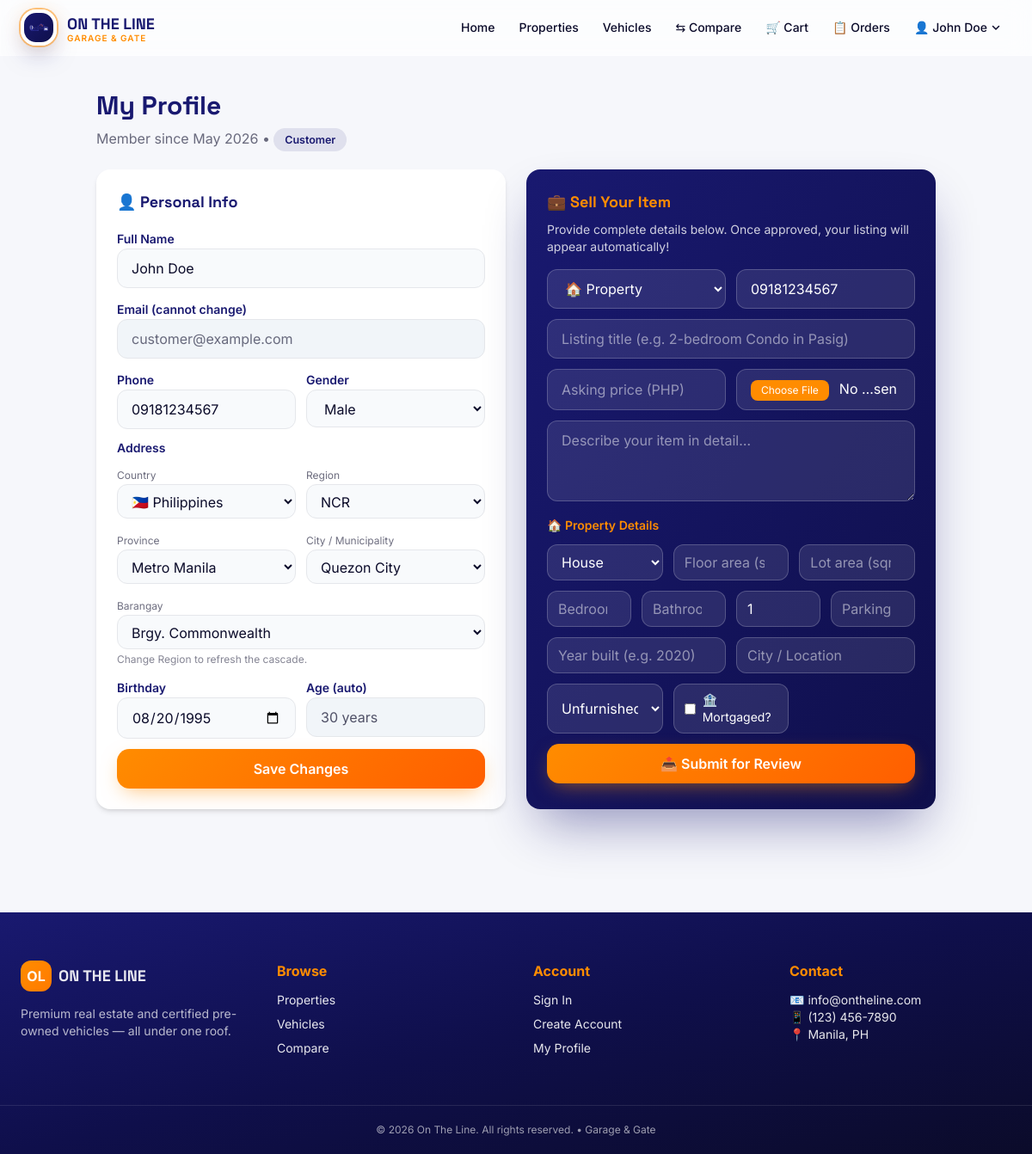
The app's page /profile.php (signed in) with its own data.
### tables this page shows
CREATE TABLE users (
    id INT AUTO_INCREMENT PRIMARY KEY,
    full_name VARCHAR(100) NOT NULL,
    email VARCHAR(100) UNIQUE NOT NULL,
    password_hash VARCHAR(255) NOT NULL,
    phone VARCHAR(11) DEFAULT NULL,
    address_barangay VARCHAR(150) DEFAULT NULL,
    address_city     VARCHAR(150) DEFAULT NULL,
    address_province VARCHAR(150) DEFAULT NULL,
    address_region   VARCHAR(150) DEFAULT NULL,
    address_country  VARCHAR(50)  DEFAULT 'Philippines',
    birthday DATE DEFAULT NULL,
    age INT GENERATED ALWAYS AS (
        CASE WHEN birthday IS NULL THEN NULL
        ELSE TIMESTAMPDIFF(YEAR, birthday, CURDATE())
             - IF(DATE_FORMAT(CURDATE(), '%m%d') < DATE_FORMAT(birthday, '%m%d'), 1, 0)
        END
    ) VIRTUAL,
    gender ENUM('male','female','other','prefer_not_to_say') DEFAULT 'prefer_not_to_say',
    role ENUM('customer','administrator') DEFAULT 'customer',
    created_at TIMESTAMP DEFAULT CURRENT_TIMESTAMP,
    INDEX idx_email (email),
    INDEX idx_role (role)
);

### db.php (called while the page is built, shortened)
<?php
function db(): PDO {
    static $pdo = null;
    if ($pdo !== null) return $pdo;
    $dsn = sprintf('mysql:host=%s;dbname=%s;charset=%s', DB_HOST, DB_NAME, DB_CHARSET);
    try {
        $pdo = new PDO($dsn, DB_USER, DB_PASS, [
            PDO::ATTR_ERRMODE            => PDO::ERRMODE_EXCEPTION,
            PDO::ATTR_DEFAULT_FETCH_MODE => PDO::FETCH_ASSOC,
            PDO::ATTR_EMULATE_PREPARES   => false,
        ]);
    } catch (PDOException $e) {
        error_log('DB connect error: ' . $e->getMessage());
        http_response_code(500);
        die('Service temporarily unavailable.');
    }
    return $pdo;
}

### includes/functions.php (called while the page is built, shortened)
<?php
require_once __DIR__ . '/../db.php';
function e(?string $s): string { return htmlspecialchars((string)$s, ENT_QUOTES, 'UTF-8'); }

### profile.php (the view, shortened to what this page needs)
<?php
require_once __DIR__ . '/includes/functions.php';
$uid = currentUserId();
$stmt = db()->prepare("SELECT id, full_name, email, phone, address_barangay, address_city, address_province, address_region, address_country, birthday, age, gender, role, created_at FROM users WHERE id=?");
$stmt->execute([$uid]);
$user = $stmt->fetch();
include __DIR__ . '/includes/header.php';
?>
<div class="max-w-5xl mx-auto px-6 py-10">
  <h1 class="font-display text-3xl font-bold text-navy mb-2">My Profile</h1>
  <p class="text-ink/60 mb-6">Member since <?= date('F Y', strtotime($user['created_at'])) ?> • <span class="chip bg-navy/10 text-navy"><?= ucfirst($user['role']) ?></span></p>
  <div class="grid lg:grid-cols-2 gap-6">
    <div class="bg-white rounded-2xl shadow-md p-6">
      <h2 class="font-display font-bold text-navy text-lg mb-4">👤 Personal Info</h2>
      <form method="POST" class="space-y-3">
        <div>
          <label class="text-sm font-semibold text-navy">Full Name</label>
          <input name="full_name" value="<?= e($user['full_name']) ?>" required class="w-full bg-slate-50 border rounded-xl px-4 py-2.5 focus:ring-2 focus:ring-orange focus:outline-none">
        </div>
        <div>
          <label class="text-sm font-semibold text-navy">Email (cannot change)</label>
          <input value="<?= e($user['email']) ?>" disabled class="w-full bg-slate-100 border rounded-xl px-4 py-2.5 text-ink/60">
        </div>
        <div class="grid grid-cols-2 gap-3">
          <div>
            <label class="text-sm font-semibold text-navy">Phone</label>
            <input id="phoneInput" name="phone" inputmode="numeric" maxlength="11" pattern="09\d{9}" value="<?= e($user['phone']) ?>" placeholder="09171234567" class="w-full bg-slate-50 border rounded-xl px-4 py-2.5 focus:ring-2 focus:ring-orange focus:outline-none">
          </div>
          <div>
            <label class="text-sm font-semibold text-navy">Gender</label>
            <select name="gender" class="w-full bg-slate-50 border rounded-xl px-4 py-2.5 focus:ring-2 focus:ring-orange focus:outline-none">
              <?php foreach (['prefer_not_to_say'=>'Prefer not to say','male'=>'Male','female'=>'Female','other'=>'Other'] as $k=>$v): ?>
                <option value="<?= $k ?>" <?= $user['gender']===$k?'selected':'' ?>><?= $v ?></option>
              <?php endforeach; ?>
            </select>
          </div>
        </div>
        <div class="mt-2">
          <div class="text-sm font-semibold text-navy mb-2">Address</div>
          <div class="grid grid-cols-2 gap-3">
            <div>
              <label class="text-xs text-ink/60">Country</label>
              <select name="address_country" id="addrCountry" class="w-full bg-slate-50 border rounded-xl px-3 py-2 focus:ring-2 focus:ring-orange focus:outline-none">
                <option value="Philippines" <?= ($user['address_country']??'Philippines')==='Philippines'?'selected':'' ?>>🇵🇭 Philippines</option>
              </select>
            </div>
            <div>
              <label class="text-xs text-ink/60">Region</label>
              <select name="address_region" id="addrRegion" class="w-full bg-slate-50 border rounded-xl px-3 py-2 focus:ring-2 focus:ring-orange focus:outline-none">
                <option value="<?= e($user['address_region']) ?>"><?= e($user['address_region'] ?: 'Loading…') ?></option>
              </select>
            </div>
            <div>
              <label class="text-xs text-ink/60">Province</label>
              <select name="address_province" id="addrProvince" class="w-full bg-slate-50 border rounded-xl px-3 py-2 focus:ring-2 focus:ring-orange focus:outline-none">
                <option value="<?= e($user['address_province']) ?>"><?= e($user['address_province'] ?: '—') ?></option>
              </select>
            </div>
            <div>
              <label class="text-xs text-ink/60">City / Municipality</label>
              <select name="address_city" id="addrCity" class="w-full bg-slate-50 border rounded-xl px-3 py-2 focus:ring-2 focus:ring-orange focus:outline-none">
                <option value="<?= e($user['address_city']) ?>"><?= e($user['address_city'] ?: '—') ?></option>
              </select>
            </div>
            <div class="col-span-2">
              <label class="text-xs text-ink/60">Barangay</label>
              <select name="address_barangay" id="addrBrgy" class="w-full bg-slate-50 border rounded-xl px-3 py-2 focus:ring-2 focus:ring-orange focus:outline-none">
                <option value="<?= e($user['address_barangay']) ?>"><?= e($user['address_barangay'] ?: '—') ?></option>
              </select>
            </div>
          </div>
          <p class="text-xs text-ink/50 mt-1">Change Region to refresh the cascade.</p>
        </div>
        <div class="grid grid-cols-2 gap-3">
          <div>
            <label class="text-sm font-semibold text-navy">Birthday</label>
            <input type="date" id="bday2" name="birthday" value="<?= e($user['birthday']) ?>" max="<?= date('Y-m-d') ?>" class="w-full bg-slate-50 border rounded-xl px-4 py-2.5 focus:ring-2 focus:ring-orange focus:outline-none">
          </div>
          <div>
            <label class="text-sm font-semibold text-navy">Age (auto)</label>
            <input id="age2" readonly value="<?= $user['age'] ? e($user['age']).' years' : '—' ?>" class="w-full bg-slate-100 border rounded-xl px-4 py-2.5 text-ink/70">
          </div>
        </div>
        <button class="btn btn-primary w-full justify-center mt-3">Save Changes</button>
      </form>
    </div>
    <div id="sell" class="bg-gradient-to-br from-navy to-navy2 text-white rounded-2xl shadow-deep p-6">
      <h2 class="font-display font-bold text-orange text-lg mb-2">💼 Sell Your Item</h2>
      <p class="text-white/80 text-sm mb-4">Provide complete details below. Once approved, your listing will appear automatically!</p>
      <form method="POST" enctype="multipart/form-data" class="space-y-3" id="sellForm">
        <div class="grid grid-cols-2 gap-3">
          <select name="item_type" id="sellType" required onchange="toggleSellFields()" class="bg-white/10 border border-white/20 rounded-xl px-4 py-2.5 text-white focus:outline-none focus:ring-2 focus:ring-orange">
            <option value="property" class="text-navy">🏠 Property</option>
          </select>
          <input name="contact_phone" placeholder="Contact # (e.g. 09171234567)" maxlength="11" value="<?= e($user['phone']) ?>" class="bg-white/10 border border-white/20 rounded-xl px-4 py-2.5 text-white placeholder-white/50 focus:outline-none focus:ring-2 focus:ring-orange">
        </div>
        <input name="title" required placeholder="Listing title (e.g. 2-bedroom Condo in Pasig)" class="w-full bg-white/10 border border-white/20 rounded-xl px-4 py-2.5 text-white placeholder-white/50 focus:outline-none focus:ring-2 focus:ring-orange">
        <div class="grid grid-cols-2 gap-3">
          <input type="number" step="0.01" name="asking_price" required placeholder="Asking price (PHP)" class="bg-white/10 border border-white/20 rounded-xl px-4 py-2.5 text-white placeholder-white/50 focus:outline-none focus:ring-2 focus:ring-orange">
          <input type="file" name="inquiry_image" accept="image/jpeg,image/png,image/webp" class="bg-white/10 border border-white/20 rounded-xl px-4 py-2.5 text-white file:mr-3 file:py-1 file:px-3 file:rounded-lg file:border-0 file:bg-orange file:text-white file:text-xs focus:outline-none focus:ring-2 focus:ring-orange">
        </div>
        <textarea name="description" rows="3" placeholder="Describe your item in detail…" class="w-full bg-white/10 border border-white/20 rounded-xl px-4 py-2.5 text-white placeholder-white/50 focus:outline-none focus:ring-2 focus:ring-orange"></textarea>
        <div id="propertyFields" class="space-y-3">
          <div class="text-sm font-semibold text-orange mt-2">🏠 Property Details</div>
          <div class="grid grid-cols-3 gap-3">
            <select name="property_type" class="bg-white/10 border border-white/20 rounded-xl px-3 py-2 text-white focus:outline-none focus:ring-2 focus:ring-orange">
              <option value="house" class="text-navy">House</option>
            </select>
            <input type="number" step="0.01" name="square_meters" placeholder="Floor area (sqm)" class="bg-white/10 border border-white/20 rounded-xl px-3 py-2 text-white placeholder-white/50 focus:outline-none focus:ring-2 focus:ring-orange">
            <input type="number" step="0.01" name="lot_area" placeholder="Lot area (sqm)" class="bg-white/10 border border-white/20 rounded-xl px-3 py-2 text-white placeholder-white/50 focus:outline-none focus:ring-2 focus:ring-orange">
          </div>
          <div class="grid grid-cols-4 gap-3">
            <input type="number" name="bedrooms" placeholder="Bedrooms" class="bg-white/10 border border-white/20 rounded-xl px-3 py-2 text-white placeholder-white/50 focus:outline-none focus:ring-2 focus:ring-orange">
            <input type="number" name="bathrooms" placeholder="Bathrooms" class="bg-white/10 border border-white/20 rounded-xl px-3 py-2 text-white placeholder-white/50 focus:outline-none focus:ring-2 focus:ring-orange">
            <input type="number" name="floors" placeholder="Floors" value="1" class="bg-white/10 border border-white/20 rounded-xl px-3 py-2 text-white placeholder-white/50 focus:outline-none focus:ring-2 focus:ring-orange">
            <input type="number" name="parking_slots" placeholder="Parking slots" class="bg-white/10 border border-white/20 rounded-xl px-3 py-2 text-white placeholder-white/50 focus:outline-none focus:ring-2 focus:ring-orange">
          </div>
          <div class="grid grid-cols-2 gap-3">
            <input type="number" name="year_built" placeholder="Year built (e.g. 2020)" class="bg-white/10 border border-white/20 rounded-xl px-3 py-2 text-white placeholder-white/50 focus:outline-none focus:ring-2 focus:ring-orange">
            <input name="location" placeholder="City / Location" class="bg-white/10 border border-white/20 rounded-xl px-3 py-2 text-white placeholder-white/50 focus:outline-none focus:ring-2 focus:ring-orange">
          </div>
          <div class="grid grid-cols-3 gap-3">
            <select name="furnishing" class="bg-white/10 border border-white/20 rounded-xl px-3 py-2 text-white focus:outline-none focus:ring-2 focus:ring-orange">
              <option value="unfurnished" class="text-navy">Unfurnished</option>
            </select>
            <label class="flex items-center gap-2 text-sm bg-white/10 border border-white/20 rounded-xl px-3 py-2">
              <input type="checkbox" name="is_mortgaged" value="1" onchange="toggleMortgage()">
              <span>🏦 Mortgaged?</span>
            </label>
            <div></div>
          </div>
        </div>
        <button class="btn btn-primary w-full justify-center mt-3">📤 Submit for Review</button>
      </form>
    </div>
  </div>
</div>
<?php include __DIR__ . '/includes/footer.php'; ?>

### includes/header.php (style rules this page uses)
html { scroll-behavior: smooth; }
body { font-family:'Inter',system-ui,sans-serif; background:#f6f7fb; color:#0b0b2a; }
.btn { display:inline-flex;align-items:center;gap:.5rem;padding:.7rem 1.25rem;border-radius:.9rem;font-weight:600;transition:.25s;cursor:pointer; }
.btn-primary { background:linear-gradient(135deg,#FF8C00,#ff5e00); color:#fff; box-shadow:0 8px 24px -8px rgba(255,140,0,.6); }
.chip { padding:.35rem .8rem;border-radius:999px;font-size:.78rem;font-weight:600; }

### records on screen
users: created_at "May 2026", role "Customer", full_name "John Doe", email "customer@example.com", phone "09181234567", gender "Male", address_country "🇵🇭 Philippines", address_region "NCR", address_province "Metro Manila", address_city "Quezon City", address_barangay "Brgy. Commonwealth", birthday "08/20/1995", age "30 years", contact_phone "09181234567"

### other values on screen
$_SESSION['user_name'] "John Doe"
